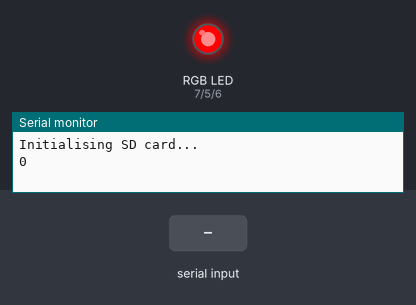
Bench run of a sketch on a simulated Arduino Uno, built with avr-gcc and run on an emulated ATmega328P. On the bench: an RGB LED mixed from three pins (HIGH = lit), the last lines printed to the serial monitor. The inputs (shaded band) are chosen by the test bench. Storage starts empty; the audio player accepts every command and is not drawn.

Above: at 1.2 s.
1.3 s: "INST" received over Serial
At 3.1 s:
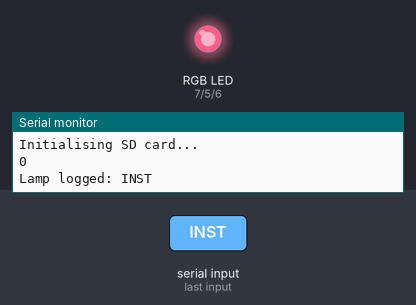
3.8 s: "TWIT" received over Serial
At 6.2 s:
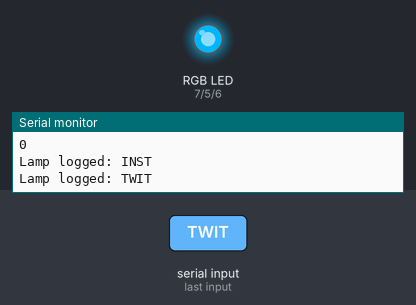
Timing chart, 0 to 7.7 s (numbered marks = the images above; inputs shaded):
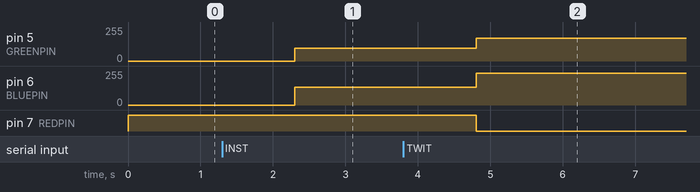

Measured:
- after the input at 1.3 s, pin 5 (GREENPIN): 0/255 → 94/255 after 1.0 s; pin 6 (BLUEPIN): 0/255 → 135/255 after 1.0 s
- after the input at 3.8 s, pin 5 (GREENPIN): 94/255 → 172/255 after 1.0 s; pin 6 (BLUEPIN): 135/255 → 238/255 after 1.0 s; pin 7 (REDPIN): HIGH → LOW after 1.0 s

The sketch:

lampout.ino
```cpp
// changes colour of LED lamp based on serial events

#include <SD.h>
#include <SPI.h>
#include <TMRpcm.h>

TMRpcm sample;
const int SDPIN = 10; // default
const int REDPIN = 7;
const int GREENPIN = 5;
const int BLUEPIN = 6;
const int SPEAKERPIN = 9;
String incoming = "";
File root;

void setup() {
  // put your setup code here, to run once:
  Serial.begin(9600);
  pinMode(REDPIN, OUTPUT);
  pinMode(GREENPIN, OUTPUT);
  pinMode(BLUEPIN, OUTPUT);
  setRGB(255,0,0); // if lights work, show red
//  tone(SPEAKERPIN, 180, 100); // if speaker works, play tone
  // set the speaker pin
  sample.speakerPin = SPEAKERPIN;
  Serial.println("Initialising SD card...");
  if (!SD.begin(SDPIN)) { // see if the card is ok
    Serial.println("Card init failed");
    return;   // It's not there, don't do anything
  }
  sample.volume(2);
  sample.play("1.wav");
  Serial.println(sample.isPlaying());
//  Serial.println("looking for datafile");
//  File dataFile = SD.open("chime.wav");
//  // if the file is available, write to it:
//  if (dataFile) {
//    Serial.println("found datafile");
//    while (dataFile.available()) {
//      Serial.write(dataFile.read());
//    }
//    dataFile.close();
//  }
}

void loop() {
  // put your main code here, to run repeatedly:
  while (Serial.available()) {
    incoming = Serial.readString();
    if (incoming.substring(0,4).equals("INST")) {
      logINST(incoming.substring(5));
    } else if (incoming.substring(0,4).equals("TWIT")) {
      logTWIT(incoming.substring(5));
    }
    Serial.println("Lamp logged: " + incoming);
  }
}

void logINST(String activity) {
  setRGB(230,94,135);
  playTone(activity);
}

void logTWIT(String activity) {
  setRGB(85,172,238);
  playTone(activity);
}

void playTone(String activity) {
  int freq = 0;
  char* fname;
  if (activity.equals("lik")) {
    freq = 261;
    fname = "1.wav";
  } else if (activity.equals("ret")) {
    freq = 294;
    fname = "2.wav";
  } else if (activity.equals("fol")) {
    freq = 329;
    fname = "3.wav";
  } else if (activity.equals("men")) {
    freq = 349;
    fname = "4.wav";
  } else if (activity.equals("msg")) {
    freq = 392;
    fname = "5.wav";
  } else if (activity.equals("tag")) {
    freq = 440;
    fname = "6.wav";
  }
//  tone(SPEAKERPIN, freq, 100);
  sample.play(fname);
}

void setRGB(int redVal, int greenVal, int blueVal) {
  analogWrite(REDPIN, redVal);
  analogWrite(GREENPIN, greenVal);
  analogWrite(BLUEPIN, blueVal);
}
```
